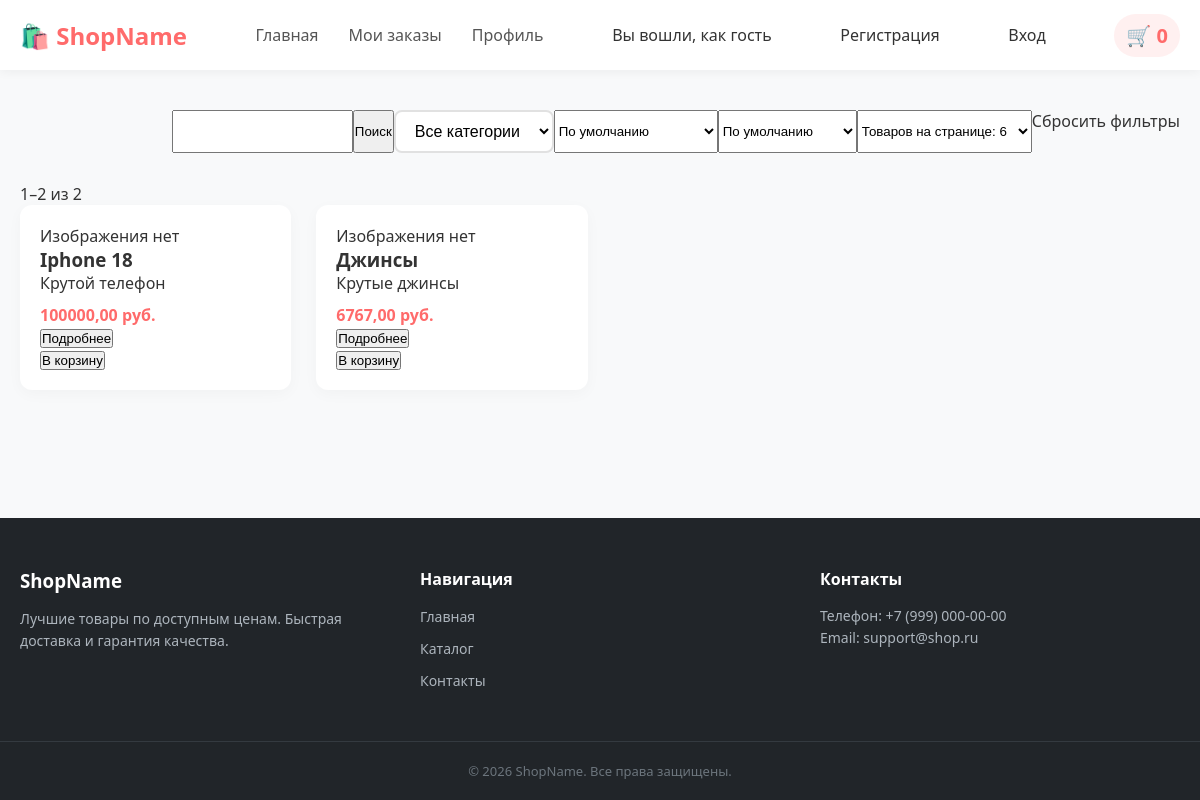
The app's page /, older data.
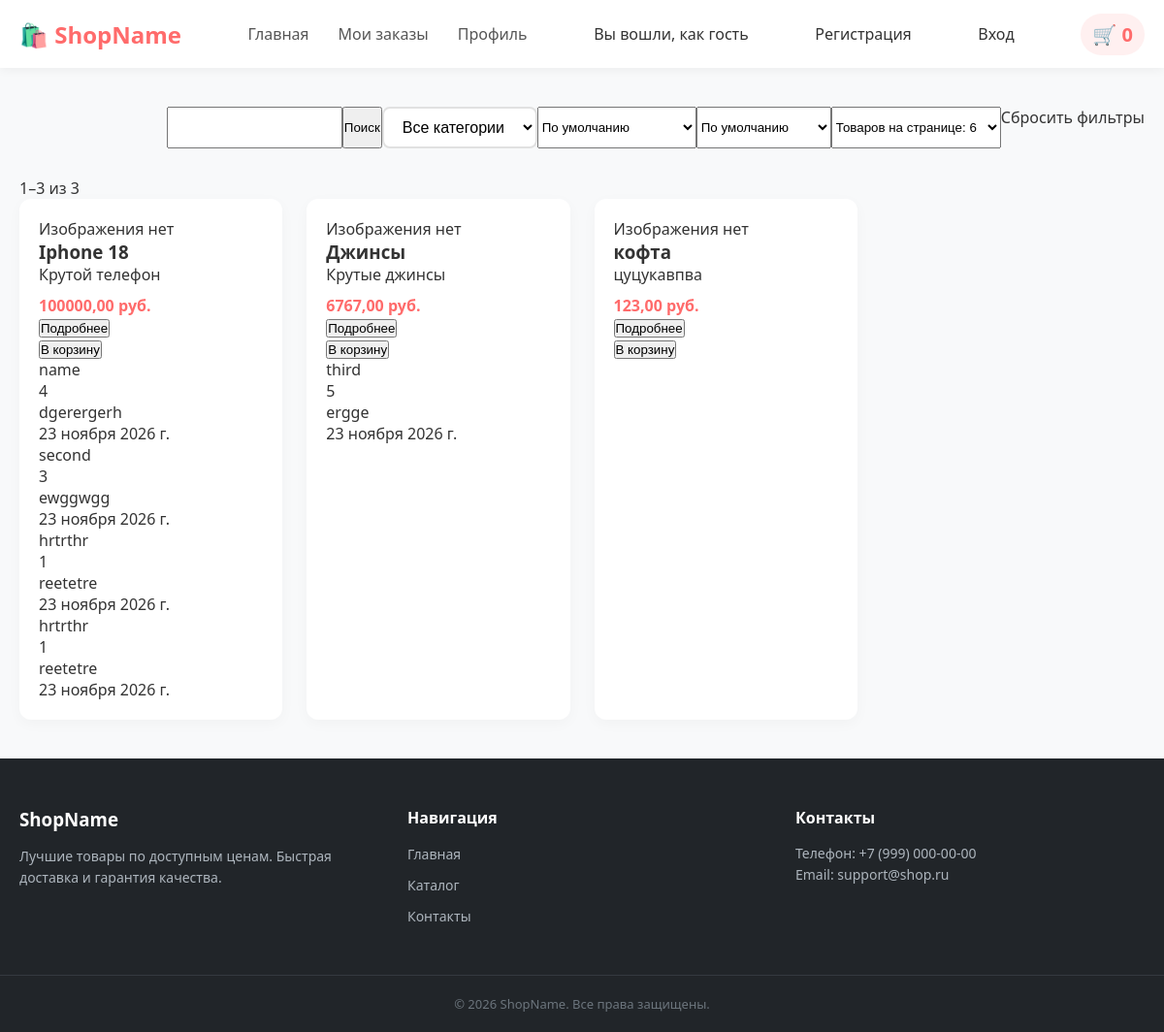
The same page, newer data.
### main/models.py (models this page shows, shortened)
class Product(models.Model):
    category = models.ForeignKey(Category, on_delete=models.CASCADE, related_name="categories")
    name = models.CharField(max_length=100, db_index=True)
    slug = models.SlugField(max_length=100)
    image = models.ImageField(upload_to='products/', blank=True)
    price = models.DecimalField(max_digits=10, decimal_places=2)
    description = models.TextField(blank=True)
    available = models.BooleanField(default=True)
    created = models.DateTimeField(auto_now_add=True)
    update = models.DateTimeField(auto_now=True)
    class Meta:
        ordering = ('name',)
        verbose_name = 'Продукт'
        verbose_name_plural = 'Продукты'
    def __str__(self):
        return self.name

class Review(models.Model):
    RATING_CHOICES = [
        ("1", 1),
        ("2", 2),
        ("3", 3),
        ("4", 4),
        ("5", 5),
    ]
    product = models.ForeignKey(Product, on_delete=models.CASCADE, related_name="products")
    author_name = models.CharField(max_length=100)
    rating = models.CharField(choices=RATING_CHOICES)
    text = models.TextField()
    created_date = models.DateField(auto_now_add=True)
    class Meta:
        ordering = ['-created_date']
        verbose_name = 'Отзыв'
        verbose_name_plural = 'Отзывы'

### main/views.py (the view)
# urls.py: path('', views.ProductListView.as_view(), name='main'),
class ProductListView(ListView):
    model = Product
    template_name = "main/index.html"
    context_object_name = "products"
    extra_context = {"title": "Главная страница"}
    def get_queryset(self):
        self.category = self.request.GET.get("category", "all")
        self.searchText = self.request.GET.get("text", "").strip()
        products = Product.objects.filter(available=True)
        if (self.category != "all"):
            products = products.filter(category__slug=self.category)
        if (self.searchText != ""):
            products = products.filter(Q(name__icontains=self.searchText) | Q(description__icontains=self.searchText))
        self.sort_price = self.request.GET.get("sort_price", "")
        self.sort_name = self.request.GET.get("sort_name", "")
        ordering = {
            "price_asc": "price",
            "price_desc": "-price",
            "name_asc": "name",
            "name_desc": "-name"
        }
        selected_option_price = ordering.get(self.sort_price, "id")
        selected_option_name = ordering.get(self.sort_name, "id")
        if selected_option_price != "id" or selected_option_name != "id":
            if selected_option_price != "id" and selected_option_name != "id":
                products = products.order_by(selected_option_price, selected_option_name, "id")
            elif selected_option_price != "id" and selected_option_name == "id":
                products = products.order_by(selected_option_price, "id")
            elif selected_option_price == "id" and selected_option_name != "id":
                products = products.order_by(selected_option_name, "id")
        else:
            products = products.order_by("id")
        self.per_page = self.request.GET.get("per_page", "6")
        self.products_paginator = Paginator(products, self.per_page)
        self.page_number = self.request.GET.get("page", "")
        self.page = self.products_paginator.get_page(self.page_number)
        self.start_index = self.page.start_index
        self.end_index = self.page.end_index
        self.count = self.products_paginator.count
        return products
    def get_context_data(self, **kwargs):
        context = super().get_context_data(**kwargs)
        context["title"] = "Главная страница"
        context["categories"] = Category.objects.all()
        context["category_select"] = self.category
        context["search_text"] = self.searchText
        context["reviews"] = Review.objects.all()
        context["sort_price_selected"] = self.sort_price
        context["sort_name_selected"] = self.sort_name
        context["per_page_selected"] = self.per_page
        context["products_paginator"] = self.products_paginator
        context["page_number"] = self.page_number
        context["page"] = self.page
        context["start_index"] = self.start_index
        context["end_index"] = self.end_index
        context["count"] = self.count
        print(self.products_paginator.object_list)
        print(self.products_paginator.get_page(1).object_list)
        params = self.request.GET.copy()
        params.pop("page", None)
        params = params.urlencode()
        context["params"] = params
        return context

### main/templates/main/index.html (shortened to what this page needs)
{% extends "main/base.html" %}
{% block content %}
    <form method="get" class="category-form">
        <input type="text" id="searchInput" name="text" value="{{ search_text }}">
        <button type="submit">Поиск</button>
        <select name="category" class="category-select" onchange="this.form.submit()">
            <option value="all">Все категории</option>
        </select>
        <select name="sort_price" onchange="this.form.submit()">
            <option value="">По умолчанию</option>
        </select>
        <select name="sort_name" onchange="this.form.submit()">
            <option value="">По умолчанию</option>
        </select>
        <select name="per_page" onchange="this.form.submit()">
            <option value="6" {% if per_page_selected == "6" %}selected{% endif %}>Товаров на странице: 6</option>
        </select>
        <a href="{% url 'main' %}">Сбросить фильтры</a>
    </form>
    <p>{{ start_index }}–{{ end_index}} из {{ count}}</p>
    <div class="products-grid">
        {% for product in page %}
            <div class="product-card">
                <div style="padding: 20px;">
                    {% if product.image %}
                        <img src="{{ product.image.url }}" alt="{{ product.name }}">
                    {% else %}
                        <p>Изображения нет</p>
                    {% endif %}
                    <h3>{{ product.name }}</h3>
                    <p>{{ product.description }}</p>
                    <p style="color: #ff6b6b; font-weight: bold; margin-top: 10px;">{{ product.price }} руб.</p>
                    <a href="{% url 'product_detail' product.id product.slug %}"><button>Подробнее</button></a>
                    <form action="{% url 'add_cart' product.id %}" method="post">
                        <button>
                            В корзину
                        </button>
                    </form>
                    {% for review in reviews %}
                        {% if review.product == product %}
                            <p>{{ review.author_name }}</p>
                            <p>{{ review.rating }}</p>
                            <p>{{ review.text }}</p>
                            <p>{{ review.created_date }}</p>
                        {% endif %}
                    {% endfor %}
                </div>
            </div>
        {% empty %}
            <p>Товары не найдены.</p>
        {% endfor %}
    </div>
{% endblock %}

Row changes from the older to the newer data that the page shows:
added Review: author_name "name", rating "4", text "dgerergerh", created_date "23 ноября 2026 г.", shown under Product "Iphone 18"
added Review: author_name "second", rating "3", text "ewggwgg", created_date "23 ноября 2026 г.", shown under Product "Iphone 18"
added Review: author_name "hrtrthr", rating "1", text "reetetre", created_date "23 ноября 2026 г.", shown under Product "Iphone 18"
added Review: author_name "hrtrthr", rating "1", text "reetetre", created_date "23 ноября 2026 г.", shown under Product "Iphone 18"
added Review: author_name "third", rating "5", text "ergge", created_date "23 ноября 2026 г.", shown under Product "Джинсы"
added Product: image "Изображения нет", name "кофта", description "цуцукавпва", price "123,00"
Text that changed along with them:
{{ end_index }}: "2" → "3"
{{ count }}: "2" → "3"
